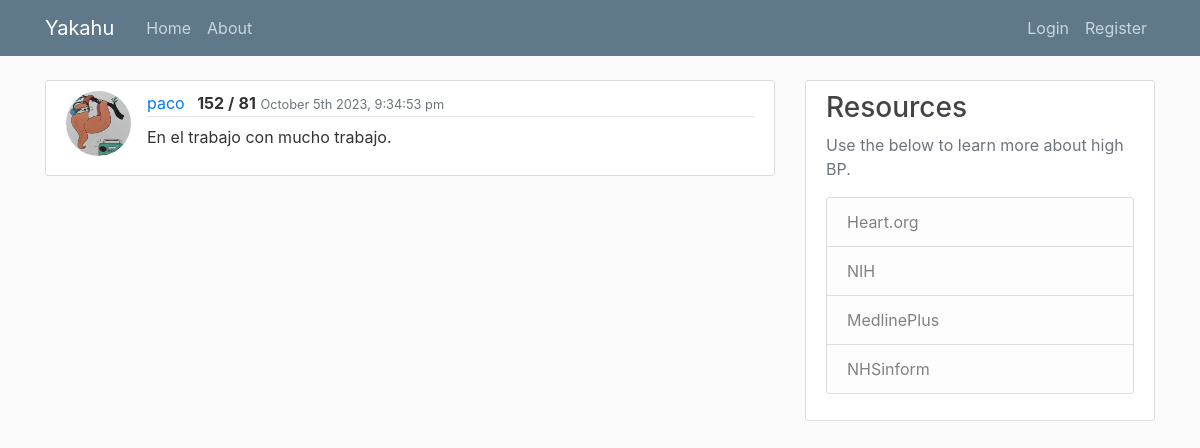
The app's page /reading/47/, older data.
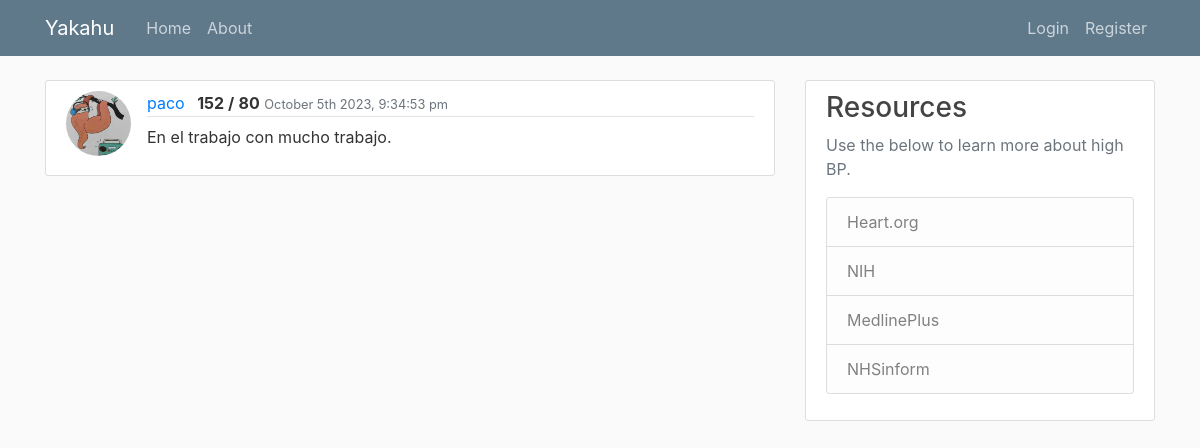
The same page, newer data.
### mbp/models.py (models this page shows, shortened)
class Reading(db.Model):
    id = db.Column(db.Integer, primary_key=True)
    sys = db.Column(db.String(3), nullable=False)
    dia = db.Column(db.String(3), nullable=False)
    notes = db.Column(db.Text, nullable=False)
    date_posted = db.Column(db.DateTime, nullable=False, default=datetime.utcnow)
    user_id = db.Column(db.Integer, db.ForeignKey('user.id'), nullable=False)

### mbp/readings/routes.py (the view)
@readings.route('/reading/<int:reading_id>/')
def reading(reading_id):
    reading = Reading.query.get_or_404(reading_id)
    return render_template('reading.html', title='User Readings', reading=reading)

### mbp/templates/reading.html (shortened to what this page needs)
{% extends "base.html" %}
{% block content %}
    <article class="media content-section">
      <img class="rounded-circle article-img" src="{{ url_for('static', filename='profile_pics/' + reading.user.image_file) }}" />
      <div class="media-body">
        <div class="article-metadata">
          <a class="mr-2" href="{{ url_for('users.user_readings', username=reading.user.username) }}">{{ reading.user.username }}</a>
          <text class="font-weight-bold">{{ reading.sys }} /</text>
          <text class="font-weight-bold">{{ reading.dia}}</text>
          <small class="text-muted">{{ moment().format('MMMM Do YYYY, h:mm:ss a') }}</small>
        </div>
            <p class="article-content">{{ reading.notes }}</p>
      </div>
    </article>
{% endblock content %}

Row changes from the older to the newer data that the page shows:
changed Reading "En el trabajo con mucho trabajo.": dia "81" → "80"
